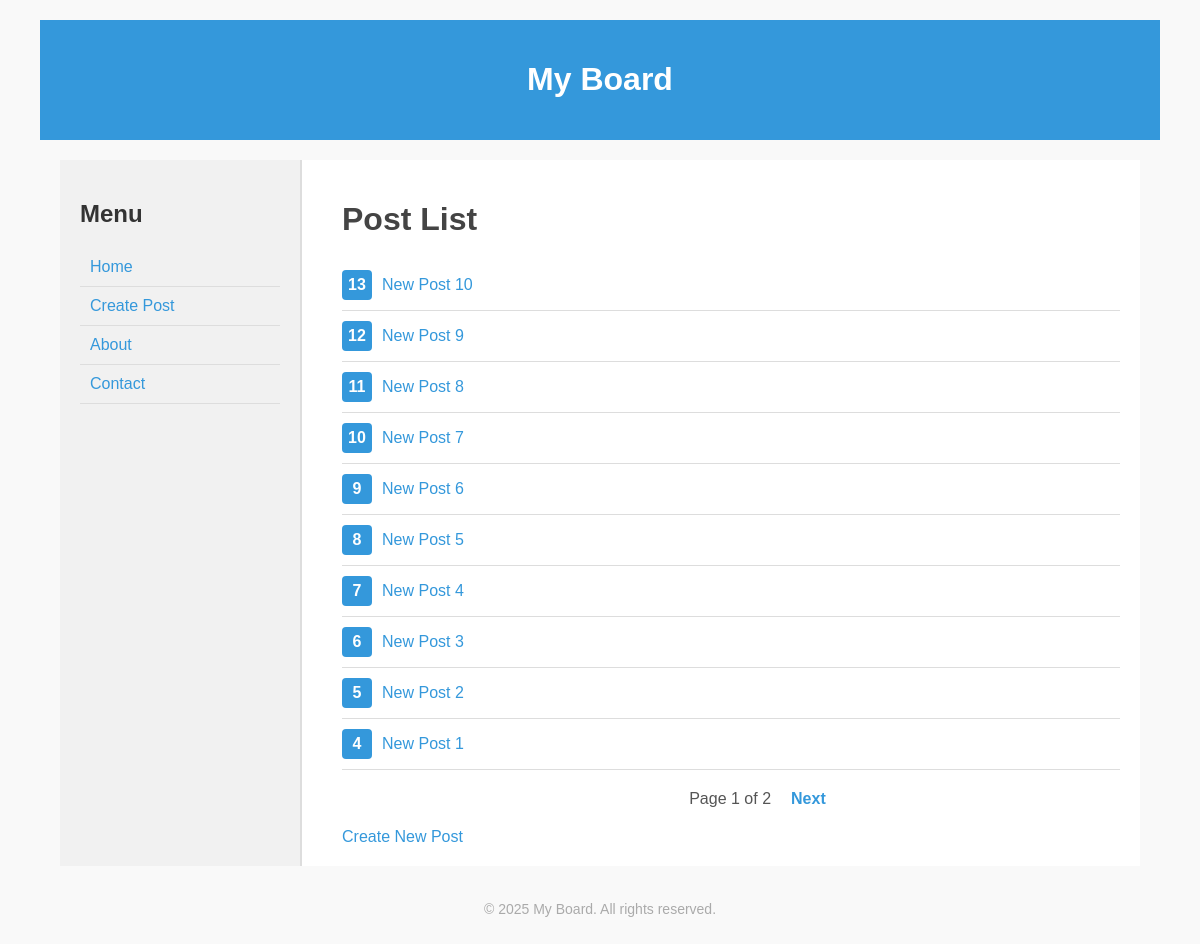
Page /board/ on the earlier database version.
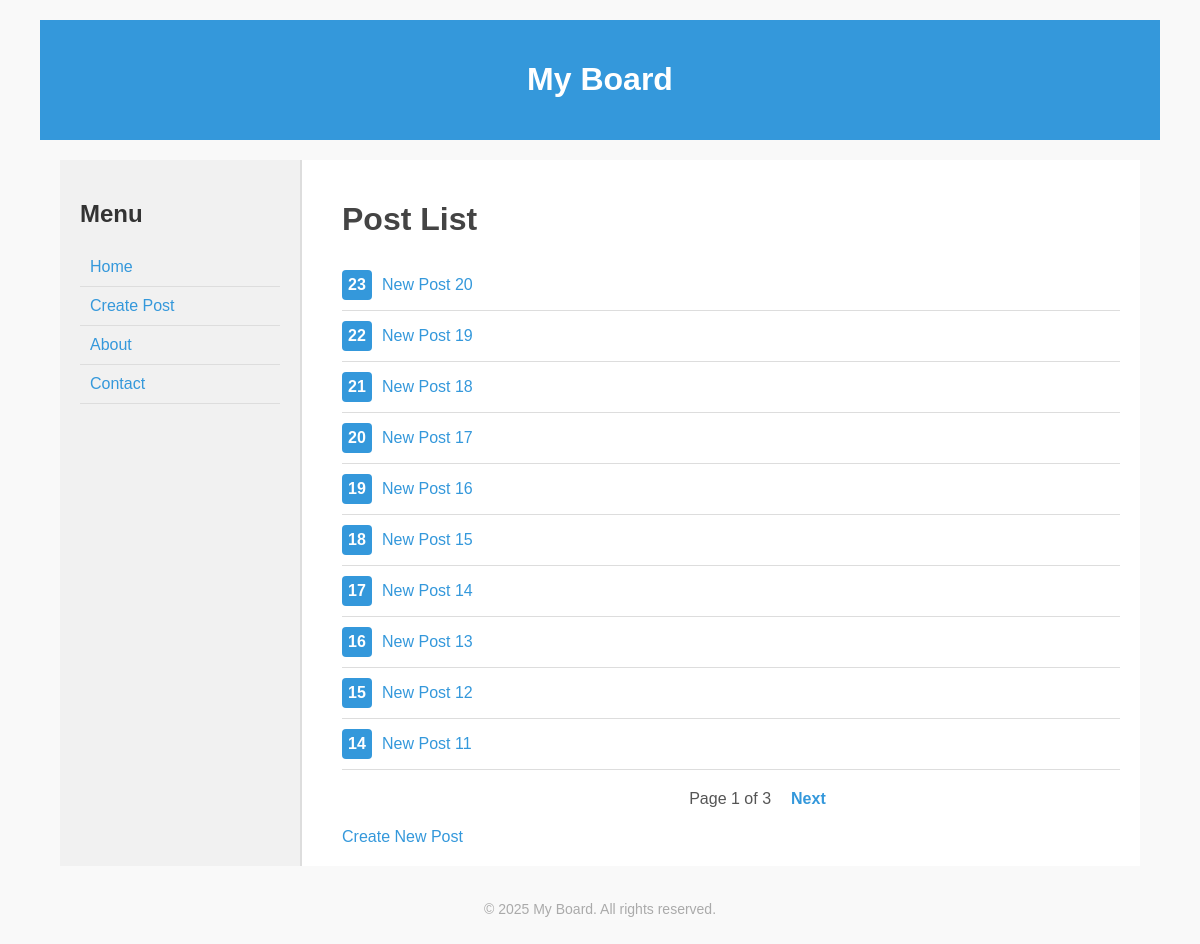
Same page on the later database version.
### board/models.py (models this page shows, shortened)
class Post(models.Model):
    title = models.CharField(max_length=200)
    content = models.TextField()
    post_date = models.DateTimeField("date posted", auto_now_add=True) # 객체 생성 시간 자동 저장
    update_date = models.DateTimeField("date updated", auto_now=True) # 저장될 때마다 매번 갱신

### board/views.py (the view)
# urls.py: path('', views.index, name='index'),
def index(request):
    latest_post_list = Post.objects.order_by('-post_date')
    paginator = Paginator(latest_post_list, 10) # 10 posts per one page
    page_number = request.GET.get('page') # current page
    page_obj = paginator.get_page(page_number)
    return render(request, 'board/index.html', {'page_obj': page_obj})

### board/templates/board/index.html (shortened to what this page needs)
{% extends 'base.html' %}
{% block content %}
<h1>Post List</h1>
{% if page_obj %}
    <ul class="post-list">
        {% for post in page_obj %}
            <li>
                <div class="post-number">{{ post.id }}</div>
                <a href="{% url 'board:detail' post.id %}">{{ post.title }}</a>
            </li>
        {% endfor %}
    </ul>
    <div class="pagination">
        <div class="pagination-prev">
        </div>
        <div class="pagination-center">
            <span>Page {{ page_obj.number }} of {{ page_obj.paginator.num_pages }}</span>
        </div>
        <div class="pagination-next">
            {% if page_obj.has_next %}
                <a href="?page={{ page_obj.next_page_number }}">Next</a>
            {% else %}
                <span class="invisible">Next</span>
            {% endif %}
        </div>
    </div>
{% else %}
    <p>No post are available.</p>
{% endif %}
<a href="/board/create/">Create New Post</a>
{% endblock %}

Differences in the rows shown:
no longer on this page (row unchanged): Post: id "13", title "New Post 10"
no longer on this page (row unchanged): Post: id "12", title "New Post 9"
no longer on this page (row unchanged): Post: id "11", title "New Post 8"
no longer on this page (row unchanged): Post: id "10", title "New Post 7"
no longer on this page (row unchanged): Post: id "9", title "New Post 6"
no longer on this page (row unchanged): Post: id "8", title "New Post 5"
no longer on this page (row unchanged): Post: id "7", title "New Post 4"
no longer on this page (row unchanged): Post: id "6", title "New Post 3"
no longer on this page (row unchanged): Post: id "5", title "New Post 2"
no longer on this page (row unchanged): Post: id "4", title "New Post 1"
added Post: id "23", title "New Post 20"
added Post: id "22", title "New Post 19"
added Post: id "21", title "New Post 18"
added Post: id "20", title "New Post 17"
added Post: id "19", title "New Post 16"
added Post: id "18", title "New Post 15"
added Post: id "17", title "New Post 14"
added Post: id "16", title "New Post 13"
added Post: id "15", title "New Post 12"
added Post: id "14", title "New Post 11"
Other differences:
{{ page_obj.paginator.num_pages }}: "2" → "3"
